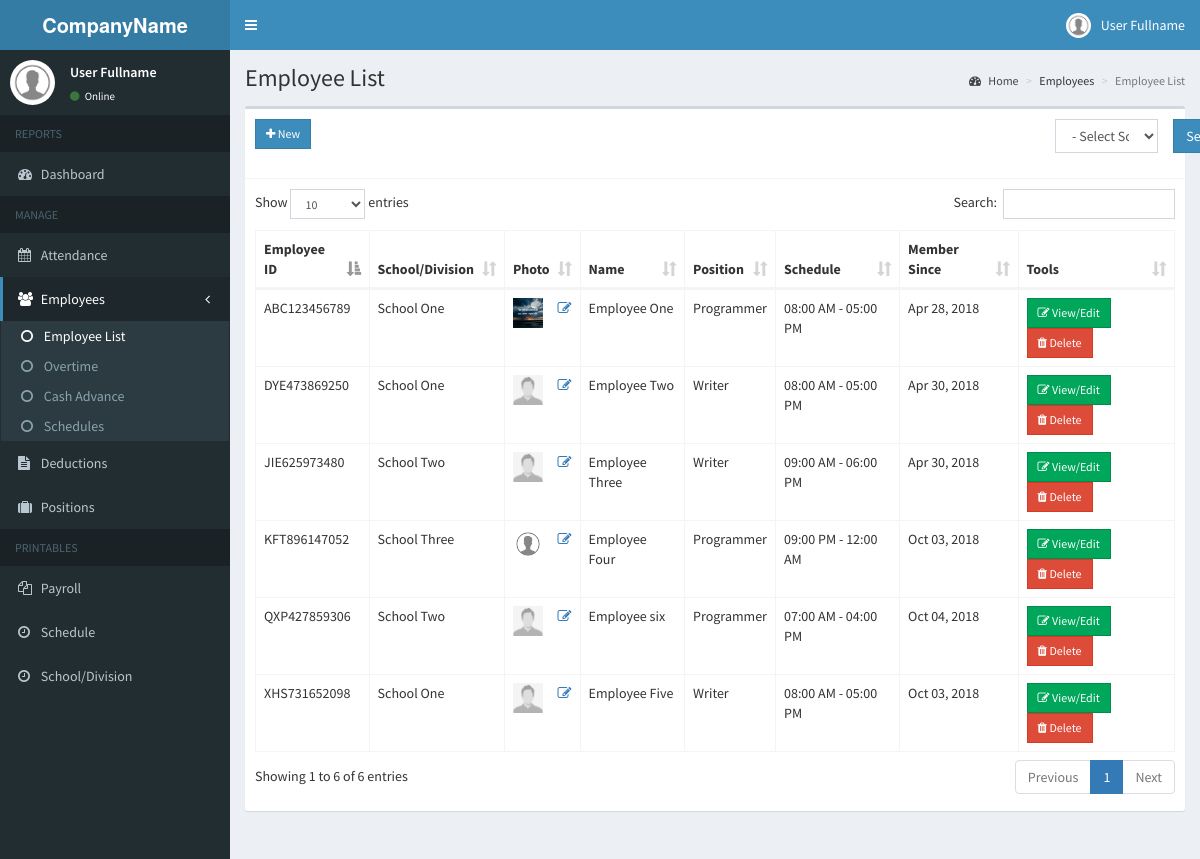
Screenshot of /admin/employee.php (signed in) with the database file from the repository.
### tables this page shows
CREATE TABLE `employees` (
  `id` int(11) NOT NULL,
  `employee_id` varchar(15) NOT NULL,
  `school_id` varchar(200) NOT NULL,
  `firstname` varchar(50) NOT NULL,
  `lastname` varchar(50) NOT NULL,
  `address` text NOT NULL,
  `birthdate` date NOT NULL,
  `contact_info` varchar(100) NOT NULL,
  `gender` varchar(10) NOT NULL,
  `position_id` int(11) NOT NULL,
  `schedule_id` int(11) NOT NULL,
  `photo` varchar(200) NOT NULL,
  `created_on` date NOT NULL
);

CREATE TABLE `school` (
  `id` int(10) NOT NULL,
  `school_name` varchar(200) NOT NULL
);

CREATE TABLE `position` (
  `id` int(11) NOT NULL,
  `description` varchar(150) NOT NULL,
  `rate` double NOT NULL
);

CREATE TABLE `schedules` (
  `id` int(11) NOT NULL,
  `time_in` time NOT NULL,
  `time_out` time NOT NULL
);

### admin/includes/session.php (called while the page is built, shortened)
<?php
	include 'includes/conn.php';
	$sql = "SELECT * FROM admin WHERE id = '".$_SESSION['admin']."'";
	$query = $conn->query($sql);
	$user = $query->fetch_assoc();
?>

### admin/employee.php (the view, shortened to what this page needs)
<?php include 'includes/session.php'; ?>
<?php include 'includes/header.php'; ?>
<body class="hold-transition skin-blue sidebar-mini">
<div class="wrapper">
  <?php include 'includes/navbar.php'; ?>
  <?php include 'includes/menubar.php'; ?>
  <div class="content-wrapper">
    <section class="content-header">
      <h1>
        Employee List
      </h1>
      <ol class="breadcrumb">
        <li><a href="#"><i class="fa fa-dashboard"></i> Home</a></li>
        <li>Employees</li>
        <li class="active">Employee List</li>
      </ol>
    </section>
    <section class="content">
      <div class="row">
        <div class="col-xs-12">
          <div class="box">
            <div class="box-header with-border">
               <a href="#addnew" data-toggle="modal" class="btn btn-primary btn-sm btn-flat "><i class="fa fa-plus"></i> New</a>
               <form class="form-horizontal col-md-3 pull-right" method="POST" action="employee.php" enctype="multipart/form-data" style="margin-right: -95px;">
                  <div class="form-group col-md-8">
                      <div class="">
                        <select class="form-control" name="school_search" id="edit_school">
                          <option value="" selected>- Select School/Division -</option>
                        </select>
                      </div>
                  </div>
                  <div class="col-md-4">
                    <button type="submit" class="btn btn-primary btn-flat" name="search_scl">Select</button>
                  </div>
               </form>
            </div>
            <div class="box-body">
              <table id="example1" class="table table-bordered">
                <thead>
                  <th>Employee ID</th>
                  <th>School/Division</th>
                  <th>Photo</th>
                  <th>Name</th>
                  <th>Position</th>
                  <th>Schedule</th>
                  <th>Member Since</th>
                  <th>Tools</th>
                </thead>
                <tbody>
                  <?php
                    if(isset($_POST['search_scl'])){
                      if (!empty($_POST['school_search'])) {
                          $school_search = $_POST['school_search'];
                          $sql = "SELECT *, employees.id AS empid FROM employees LEFT JOIN position ON position.id=employees.position_id LEFT JOIN schedules ON schedules.id=employees.schedule_id LEFT JOIN school ON school.id=employees.school_id WHERE school_id = $school_search";
                          $query = $conn->query($sql);
                      }else{
                          $sql = "SELECT *, employees.id AS empid FROM employees LEFT JOIN position ON position.id=employees.position_id LEFT JOIN schedules ON schedules.id=employees.schedule_id LEFT JOIN school ON school.id=employees.school_id";
                          $query = $conn->query($sql);
                      }
                    }else{
                      $sql = "SELECT *, employees.id AS empid FROM employees LEFT JOIN position ON position.id=employees.position_id LEFT JOIN schedules ON schedules.id=employees.schedule_id LEFT JOIN school ON school.id=employees.school_id";
                      $query = $conn->query($sql);
                    }
                    while($row = $query->fetch_assoc()){
                      ?>
                        <tr>
                          <td><?php echo $row['employee_id']; ?></td>
                          <td><?php echo $row['school_name'];?></td>
                          <td><img src="<?php echo (!empty($row['photo']))? '../images/'.$row['photo']:'../images/profile.jpg'; ?>" width="30px" height="30px"> <a href="#edit_photo" data-toggle="modal" class="pull-right photo" data-id="<?php echo $row['empid']; ?>"><span class="fa fa-edit"></span></a></td>
                          <td><?php echo $row['firstname'].' '.$row['lastname']; ?></td>
                          <td><?php echo $row['description']; ?></td>
                          <td><?php echo date('h:i A', strtotime($row['time_in'])).' - '.date('h:i A', strtotime($row['time_out'])); ?></td>
                          <td><?php echo date('M d, Y', strtotime($row['created_on'])) ?></td>
                          <td>
                            <button class="btn btn-success btn-sm edit btn-flat" data-id="<?php echo $row['empid']; ?>"><i class="fa fa-edit"></i> View/Edit</button>
                            <button class="btn btn-danger btn-sm delete btn-flat" data-id="<?php echo $row['empid']; ?>"><i class="fa fa-trash"></i> Delete</button>
                          </td>
                        </tr>
                      <?php
                    }
                  ?>
                </tbody>
              </table>
            </div>
          </div>
        </div>
      </div>
    </section>
  </div>
</div>
</body>
</html>

### admin/includes/navbar.php (shortened to what this page needs)
<header class="main-header">
    <a href="index2.html" class="logo">
      <span class="logo-lg"><b>CompanyName</b></span>
    </a>
    <nav class="navbar navbar-static-top">
      <a href="#" class="sidebar-toggle" data-toggle="push-menu" role="button">
      </a>
      <div class="navbar-custom-menu">
        <ul class="nav navbar-nav">
          <li class="dropdown user user-menu">
            <a href="#" class="dropdown-toggle" data-toggle="dropdown">
              <img src="<?php echo (!empty($user['photo'])) ? '../images/'.$user['photo'] : '../images/profile.jpg'; ?>" class="user-image" alt="User Image">
              <span class="hidden-xs"><?php echo $user['firstname'].' '.$user['lastname']; ?></span>
            </a>
          </li>
        </ul>
      </div>
    </nav>
  </header>

### admin/includes/menubar.php
<aside class="main-sidebar">
    <section class="sidebar">
      <div class="user-panel">
        <div class="pull-left image">
          <img src="<?php echo (!empty($user['photo'])) ? '../images/'.$user['photo'] : '../images/profile.jpg'; ?>" class="img-circle" alt="User Image">
        </div>
        <div class="pull-left info">
          <p><?php echo $user['firstname'].' '.$user['lastname']; ?></p>
          <a><i class="fa fa-circle text-success"></i> Online</a>
        </div>
      </div>
      <ul class="sidebar-menu" data-widget="tree">
        <li class="header">REPORTS</li>
        <li class=""><a href="home.php"><i class="fa fa-dashboard"></i> <span>Dashboard</span></a></li>
        <li class="header">MANAGE</li>
        <li><a href="attendance.php"><i class="fa fa-calendar"></i> <span>Attendance</span></a></li>
        <li class="treeview">
          <a href="#">
            <i class="fa fa-users"></i>
            <span>Employees</span>
            <span class="pull-right-container">
              <i class="fa fa-angle-left pull-right"></i>
            </span>
          </a>
          <ul class="treeview-menu">
            <li><a href="employee.php"><i class="fa fa-circle-o"></i> Employee List</a></li>
            <li><a href="overtime.php"><i class="fa fa-circle-o"></i> Overtime</a></li>
            <li><a href="cashadvance.php"><i class="fa fa-circle-o"></i> Cash Advance</a></li>
            <li><a href="schedule.php"><i class="fa fa-circle-o"></i> Schedules</a></li>
          </ul>
        </li>
        <li><a href="deduction.php"><i class="fa fa-file-text"></i> Deductions</a></li>
        <li><a href="position.php"><i class="fa fa-suitcase"></i> Positions</a></li>
        <li class="header">PRINTABLES</li>
        <li><a href="payroll.php"><i class="fa fa-files-o"></i> <span>Payroll</span></a></li>
        <li><a href="schedule_employee.php"><i class="fa fa-clock-o"></i> <span>Schedule</span></a></li>
        <li><a href="school.php"><i class="fa fa-clock-o"></i> <span>School/Division</span></a></li>
      </ul>
    </section>
  </aside>

### rows the page displays
employees: employee "ABC123456789", school.school_name "School One", photo (picture), firstname "Employee", lastname "One", position.description "Programmer", schedule.time_in "08:00 AM", schedule.time_out "05:00 PM", created_on "Apr 28, 2018"
employees: employee "DYE473869250", school.school_name "School One", firstname "Employee", lastname "Two", position.description "Writer", schedule.time_in "08:00 AM", schedule.time_out "05:00 PM", created_on "Apr 30, 2018"
employees: employee "JIE625973480", school.school_name "School Two", firstname "Employee", lastname "Three", position.description "Writer", schedule.time_in "09:00 AM", schedule.time_out "06:00 PM", created_on "Apr 30, 2018"
employees: employee "KFT896147052", school.school_name "School Three", photo (picture), firstname "Employee", lastname "Four", position.description "Programmer", schedule.time_in "09:00 PM", schedule.time_out "12:00 AM", created_on "Oct 03, 2018"
employees: employee "XHS731652098", school.school_name "School One", firstname "Employee", lastname "Five", position.description "Writer", schedule.time_in "08:00 AM", schedule.time_out "05:00 PM", created_on "Oct 03, 2018"
employees: employee "QXP427859306", school.school_name "School Two", firstname "Employee", lastname "six", position.description "Programmer", schedule.time_in "07:00 AM", schedule.time_out "04:00 PM", created_on "Oct 04, 2018"

### other values shown
$user['firstname'] "User"
$user['lastname'] "Fullname"
